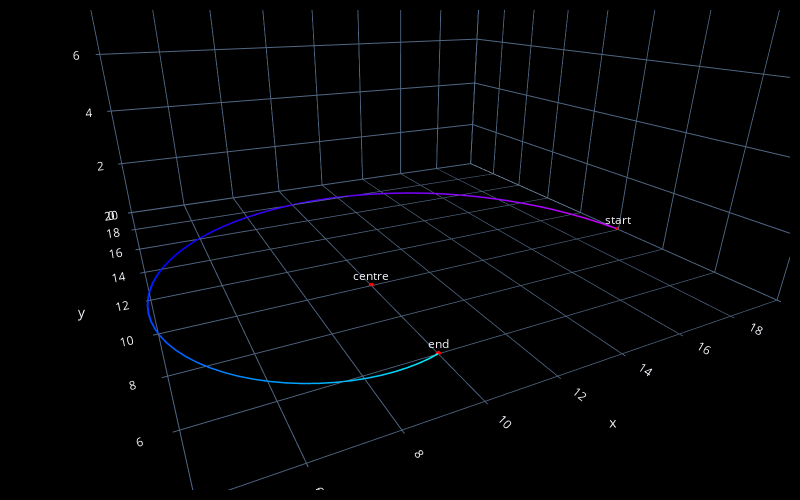

Write notebook code for a chart like this one.
### Markdown cell above
#### variable arc

### Code cell
centre_point = fc.Point(x=10, y=10, z=0)
radius = 10
start_angle = 0
arc_angle = 0.75*tau
segments = 64
radius_change = -6
z_change = 0
steps = fc.variable_arcXY(centre_point, radius, start_angle, arc_angle, segments, radius_change, z_change)
steps.append(fc.PlotAnnotation(point=steps[-1], label="end"))
steps.append(fc.PlotAnnotation(point=steps[0], label="start"))
steps.append(fc.PlotAnnotation(point=centre_point, label="centre"))
fc.transform(steps, 'plot', fc.PlotControls(color_type='print_sequence', style='line'))

### Figure 1 — Plotly figure (JSON) as saved in the notebook; plotly's stock layout.template omitted (floating-point values rounded to 4 significant figures)
{"data": [{"line": {"color": ["rgb(204.00, 0.00, 255.00)", "rgb(197.62, 0.00, 255.00)", "rgb(191.50, 0.00, 255.00)", "rgb(185.13, 0.00, 255.00)", "rgb(179.01, 0.00, 255.00)", "rgb(172.64, 0.00, 255.00)", "rgb(166.26, 0.00, 255.00)", "rgb(160.14, 0.00, 255.00)", "rgb(153.76, 0.00, 255.00)", "rgb(147.39, 0.00, 255.00)", "rgb(141.27, 0.00, 255.00)", "rgb(134.90, 0.00, 255.00)", "rgb(128.78, 0.00, 255.00)", "rgb(122.40, 0.00, 255.00)", "rgb(116.03, 0.00, 255.00)", "rgb(109.91, 0.00, 255.00)", "rgb(103.53, 0.00, 255.00)", "rgb(97.41, 0.00, 255.00)", "rgb(91.03, 0.00, 255.00)", "rgb(84.66, 0.00, 255.00)", "rgb(78.54, 0.00, 255.00)", "rgb(72.16, 0.00, 255.00)", "rgb(65.79, 0.00, 255.00)", "rgb(59.67, 0.00, 255.00)", "rgb(53.29, 0.00, 255.00)", "rgb(47.17, 0.00, 255.00)", "rgb(40.80, 0.00, 255.00)", "rgb(34.43, 0.00, 255.00)", "rgb(28.30, 0.00, 255.00)", "rgb(21.93, 0.00, 255.00)", "rgb(15.81, 0.00, 255.00)", "rgb(9.43, 0.00, 255.00)", "rgb(3.06, 0.00, 255.00)", "rgb(0.00, 3.82, 255.00)", "rgb(0.00, 11.73, 255.00)", "rgb(0.00, 19.63, 255.00)", "rgb(0.00, 27.54, 255.00)", "rgb(0.00, 35.19, 255.00)", "rgb(0.00, 43.10, 255.00)", "rgb(0.00, 51.00, 255.00)", "rgb(0.00, 58.91, 255.00)", "rgb(0.00, 66.81, 255.00)", "rgb(0.00, 74.46, 255.00)", "rgb(0.00, 82.37, 255.00)", "rgb(0.00, 90.27, 255.00)", "rgb(0.00, 98.17, 255.00)", "rgb(0.00, 105.82, 255.00)", "rgb(0.00, 113.73, 255.00)", "rgb(0.00, 121.63, 255.00)", "rgb(0.00, 129.54, 255.00)", "rgb(0.00, 137.19, 255.00)", "rgb(0.00, 145.09, 255.00)", "rgb(0.00, 153.00, 255.00)", "rgb(0.00, 160.91, 255.00)", "rgb(0.00, 168.81, 255.00)", "rgb(0.00, 176.46, 255.00)", "rgb(0.00, 184.36, 255.00)", "rgb(0.00, 192.27, 255.00)", "rgb(0.00, 200.18, 255.00)", "rgb(0.00, 207.82, 255.00)", "rgb(0.00, 215.73, 255.00)", "rgb(0.00, 223.63, 255.00)", "rgb(0.00, 231.54, 255.00)", "rgb(0.00, 239.19, 255.00)", "rgb(0.00, 247.09, 255.00)"], "width": 4}, "mode": "lines", "showlegend": false, "type": "scatter3d", "x": [20, 19.88, 19.71, 19.48, 19.21, 18.89, 18.53, 18.13, 17.69, 17.22, 16.71, 16.18, 15.63, 15.06, 14.47, 13.86, 13.25, 12.64, 12.02, 11.4, 10.8, 10.2, 9.611, 9.04, 8.488, 7.958, 7.452, 6.973, 6.523, 6.105, 5.718, 5.367, 5.05, 4.771, 4.528, 4.324, 4.157, 4.029, 3.939, 3.886, 3.87, 3.89, 3.945, 4.033, 4.153, 4.304, 4.483, 4.689, 4.919, 5.171, 5.443, 5.733, 6.038, 6.356, 6.684, 7.02, 7.361, 7.705, 8.049, 8.392, 8.73, 9.062, 9.386, 9.699, 10], "y": [10, 10.73, 11.44, 12.13, 12.79, 13.43, 14.04, 14.61, 15.14, 15.63, 16.09, 16.5, 16.86, 17.18, 17.45, 17.68, 17.85, 17.98, 18.06, 18.1, 18.09, 18.03, 17.93, 17.79, 17.6, 17.38, 17.12, 16.83, 16.5, 16.15, 15.77, 15.37, 14.95, 14.51, 14.06, 13.6, 13.12, 12.65, 12.17, 11.69, 11.22, 10.75, 10.3, 9.854, 9.424, 9.012, 8.618, 8.245, 7.895, 7.569, 7.269, 6.995, 6.749, 6.531, 6.342, 6.181, 6.051, 5.949, 5.876, 5.831, 5.813, 5.823, 5.858, 5.917, 6], "z": [0, 0, 0, 0, 0, 0, 0, 0, 0, 0, 0, 0, 0, 0, 0, 0, 0, 0, 0, 0, 0, 0, 0, 0, 0, 0, 0, 0, 0, 0, 0, 0, 0, 0, 0, 0, 0, 0, 0, 0, 0, 0, 0, 0, 0, 0, 0, 0, 0, 0, 0, 0, 0, 0, 0, 0, 0, 0, 0, 0, 0, 0, 0, 0, 0]}, {"marker": {"color": "red", "size": 2}, "mode": "markers", "showlegend": false, "type": "scatter3d", "x": [10, 20, 10], "y": [6, 10, 10], "z": [0, 0, 0]}], "layout": {"height": 500, "margin": {"b": 10, "l": 10, "pad": 4, "r": 10, "t": 10}, "paper_bgcolor": "black", "scene": {"annotations": [{"showarrow": false, "text": "end", "x": 10, "y": 6, "yshift": 10, "z": 0}, {"showarrow": false, "text": "start", "x": 20, "y": 10, "yshift": 10, "z": 0}, {"showarrow": false, "text": "centre", "x": 10, "y": 10, "yshift": 10, "z": 0}], "aspectmode": "cube", "camera": {"center": {"x": 0, "y": 0, "z": -0.5}, "eye": {"x": -0.5, "y": -1, "z": 0}}, "xaxis": {"backgroundcolor": "black", "nticks": 10, "range": [3.869, 20.0]}, "yaxis": {"backgroundcolor": "black", "nticks": 10, "range": [3.89, 20.02]}, "zaxis": {"backgroundcolor": "black", "nticks": 10, "range": [0, 16.13]}}, "width": 800}}
